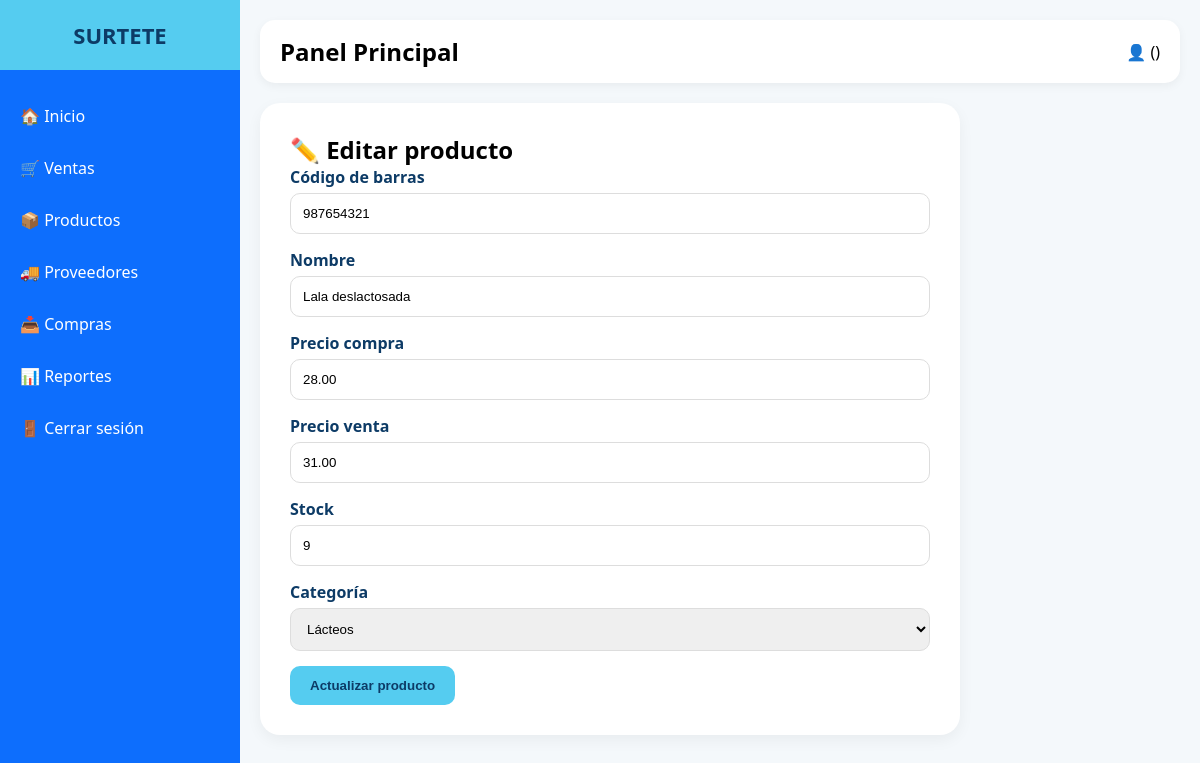
/productos/editar.php?id=1, run on the app's committed database.
### tables this page shows
CREATE TABLE `productos` (
  `id` int(11) NOT NULL,
  `codigo_barras` varchar(50) DEFAULT NULL,
  `nombre` varchar(150) NOT NULL,
  `descripcion` text DEFAULT NULL,
  `precio_compra` decimal(10,2) DEFAULT NULL,
  `precio_venta` decimal(10,2) DEFAULT NULL,
  `stock` int(11) DEFAULT 0,
  `categoria_id` int(11) DEFAULT NULL,
  `stock_minimo` int(11) DEFAULT 5
);

CREATE TABLE `categorias` (
  `id` int(11) NOT NULL,
  `nombre` varchar(100) NOT NULL
);

### productos/editar.php (the view, shortened to what this page needs)
<?php
include("../config/db.php");
$id = $_GET['id'];
$stmt = $conexion->prepare("SELECT * FROM productos WHERE id = ?");
$stmt->execute([$id]);
$producto = $stmt->fetch();
$categorias = $conexion->query("SELECT * FROM categorias")->fetchAll();
?>
<!DOCTYPE html>
<html lang="es">
<head>
<link rel="stylesheet" href="../assets/css/style.css">
</head>
<body>
<?php include("../includes/sidebar.php"); ?>
<div class="main">
<?php include("../includes/topbar.php"); ?>
<div class="form-container">
<h2>✏️ Editar producto</h2>
<form action="actualizar.php" method="POST">
    <div class="form-group">
        <label>Código de barras</label>
        <input type="text"
               name="codigo_barras"
               value="<?php echo $producto['codigo_barras']; ?>"
               required>
    </div>
    <div class="form-group">
        <label>Nombre</label>
        <input type="text"
               name="nombre"
               value="<?php echo $producto['nombre']; ?>"
               required>
    </div>
    <div class="form-group">
        <label>Precio compra</label>
        <input type="number"
               step="0.01"
               name="precio_compra"
               value="<?php echo $producto['precio_compra']; ?>"
               required>
    </div>
    <div class="form-group">
        <label>Precio venta</label>
        <input type="number"
               step="0.01"
               name="precio_venta"
               value="<?php echo $producto['precio_venta']; ?>"
               required>
    </div>
    <div class="form-group">
        <label>Stock</label>
        <input type="number"
               name="stock"
               value="<?php echo $producto['stock']; ?>"
               required>
    </div>
    <div class="form-group">
        <label>Categoría</label>
        <select name="categoria_id">
            <?php foreach($categorias as $c): ?>
                <option value="<?php echo $c['id']; ?>"
                    <?php echo ($producto['categoria_id'] == $c['id']) ? 'selected' : ''; ?>>
                    <?php echo $c['nombre']; ?>
                </option>
            <?php endforeach; ?>
        </select>
    </div>
    <button class="btn">
        Actualizar producto
    </button>
</form>
</div>
</div>
</body>
</html>

### assets/css/style.css (style rules this page uses)
* { margin:0; padding:0; box-sizing:border-box; }
body { font-family:'Segoe UI',sans-serif; background:#f4f8fb; }
.main { margin-left:240px; padding:20px; }

### productos/editar.php (style rules this page uses)
.form-container { background:white; padding:30px; border-radius:20px; max-width:700px; box-shadow:0 5px 15px rgba(0,0,0,0.05); }
.form-group { margin-bottom:15px; }
label { display:block; margin-bottom:5px; color:#0d3b66; font-weight:bold; }
input, select { width:100%; padding:12px; border:1px solid #ddd; border-radius:10px; outline:none; }
.btn { background:#55ccf0; border:none; padding:12px 20px; border-radius:10px; cursor:pointer; font-weight:bold; color:#0d3b66; }

### data on the page
productos: codigo_barras "987654321", nombre "Lala deslactosada", precio_compra "28.00", precio_venta "31.00", stock "9", categoria_id "Lácteos"
